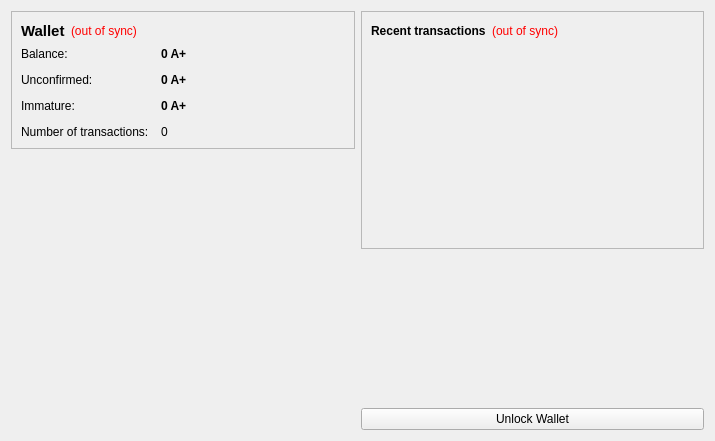
<?xml version="1.0" encoding="UTF-8"?>
<ui version="4.0">
 <class>OverviewPage</class>
 <widget class="QWidget" name="OverviewPage">
  <property name="geometry">
   <rect>
    <x>0</x>
    <y>0</y>
    <width>715</width>
    <height>441</height>
   </rect>
  </property>
  <property name="windowTitle">
   <string>Form</string>
  </property>
  <layout class="QHBoxLayout" name="horizontalLayout" stretch="1,1">
   <item>
    <layout class="QVBoxLayout" name="verticalLayout_2">
     <item>
      <widget class="QFrame" name="frame">
       <property name="frameShape">
        <enum>QFrame::StyledPanel</enum>
       </property>
       <property name="frameShadow">
        <enum>QFrame::Raised</enum>
       </property>
       <layout class="QVBoxLayout" name="verticalLayout_4">
        <item>
         <layout class="QHBoxLayout" name="horizontalLayout_4">
          <item>
           <widget class="QLabel" name="label_5">
            <property name="font">
             <font>
              <pointsize>11</pointsize>
              <weight>75</weight>
              <bold>true</bold>
             </font>
            </property>
            <property name="text">
             <string>Wallet</string>
            </property>
           </widget>
          </item>
          <item>
           <widget class="QLabel" name="labelWalletStatus">
            <property name="toolTip">
             <string>The displayed information may be out of date. Your wallet automatically synchronizes with the AGOLD network after a connection is established, but this process has not completed yet.</string>
            </property>
            <property name="styleSheet">
             <string notr="true">QLabel { color: red; }</string>
            </property>
            <property name="text">
             <string notr="true">(out of sync)</string>
            </property>
            <property name="alignment">
             <set>Qt::AlignLeading|Qt::AlignLeft|Qt::AlignVCenter</set>
            </property>
           </widget>
          </item>
          <item>
           <spacer name="horizontalSpacer_2">
            <property name="orientation">
             <enum>Qt::Horizontal</enum>
            </property>
            <property name="sizeHint" stdset="0">
             <size>
              <width>40</width>
              <height>20</height>
             </size>
            </property>
           </spacer>
          </item>
         </layout>
        </item>
        <item>
         <layout class="QFormLayout" name="formLayout_2">
          <property name="fieldGrowthPolicy">
           <enum>QFormLayout::AllNonFixedFieldsGrow</enum>
          </property>
          <property name="horizontalSpacing">
           <number>12</number>
          </property>
          <property name="verticalSpacing">
           <number>12</number>
          </property>
          <item row="0" column="0">
           <widget class="QLabel" name="label">
            <property name="text">
             <string>Balance:</string>
            </property>
           </widget>
          </item>
          <item row="0" column="1">
           <widget class="QLabel" name="labelBalance">
            <property name="font">
             <font>
              <weight>75</weight>
              <bold>true</bold>
             </font>
            </property>
            <property name="cursor">
             <cursorShape>IBeamCursor</cursorShape>
            </property>
            <property name="toolTip">
             <string>Your current balance</string>
            </property>
            <property name="text">
             <string notr="true">0 A+</string>
            </property>
            <property name="textInteractionFlags">
             <set>Qt::LinksAccessibleByMouse|Qt::TextSelectableByKeyboard|Qt::TextSelectableByMouse</set>
            </property>
           </widget>
          </item>
        
         
          <item row="2" column="0">
           <widget class="QLabel" name="label_3">
            <property name="text">
             <string>Unconfirmed:</string>
            </property>
           </widget>
          </item>
          <item row="2" column="1">
           <widget class="QLabel" name="labelUnconfirmed">
            <property name="font">
             <font>
              <weight>75</weight>
              <bold>true</bold>
             </font>
            </property>
            <property name="cursor">
             <cursorShape>IBeamCursor</cursorShape>
            </property>
            <property name="toolTip">
             <string>Total of transactions that have yet to be confirmed, and do not yet count toward the current balance</string>
            </property>
            <property name="text">
             <string notr="true">0 A+</string>
            </property>
            <property name="textInteractionFlags">
             <set>Qt::LinksAccessibleByMouse|Qt::TextSelectableByKeyboard|Qt::TextSelectableByMouse</set>
            </property>
           </widget>
          </item>
          <item row="3" column="0">
           <widget class="QLabel" name="labelImmatureText">
            <property name="text">
             <string>Immature:</string>
            </property>
           </widget>
          </item>
          <item row="3" column="1">
           <widget class="QLabel" name="labelImmature">
            <property name="font">
             <font>
              <weight>75</weight>
              <bold>true</bold>
             </font>
            </property>
            <property name="toolTip">
             <string>Mined balance that has not yet matured</string>
            </property>
            <property name="text">
             <string notr="true">0 A+</string>
            </property>
            <property name="textInteractionFlags">
             <set>Qt::LinksAccessibleByMouse|Qt::TextSelectableByKeyboard|Qt::TextSelectableByMouse</set>
            </property>
           </widget>
          </item>
          <item row="4" column="0">
           <widget class="QLabel" name="label_2">
            <property name="text">
             <string>Number of transactions:</string>
            </property>
           </widget>
          </item>
          <item row="4" column="1">
           <widget class="QLabel" name="labelNumTransactions">
            <property name="toolTip">
             <string>Total number of transactions in wallet</string>
            </property>
            <property name="text">
             <string notr="true">0</string>
            </property>
           </widget>
          </item>
         </layout>
        </item>
       </layout>
      </widget>
     </item>
     <item>
      <spacer name="verticalSpacer">
       <property name="orientation">
        <enum>Qt::Vertical</enum>
       </property>
       <property name="sizeHint" stdset="0">
        <size>
         <width>20</width>
         <height>40</height>
        </size>
       </property>
      </spacer>
     </item>
	 <item>
      <widget class="QLabel" name="label_6">
       <property name="text">
        <string/>
       </property>
       <property name="pixmap">
        <pixmap resource="../agoldcoin.qrc">:/images/backg</pixmap>
       </property>
       <property name="scaledContents">
        <bool>false</bool>
       </property>
       <property name="alignment">
        <set>Qt::AlignCenter</set>
       </property>
       <property name="margin">
        <number>-2</number>
       </property>
      </widget>
     </item>
    </layout>
   </item>
   <item>
    <layout class="QVBoxLayout" name="verticalLayout_3">
     <item>
      <widget class="QFrame" name="frame_2">
       <property name="frameShape">
        <enum>QFrame::StyledPanel</enum>
       </property>
       <property name="frameShadow">
        <enum>QFrame::Raised</enum>
       </property>
       <layout class="QVBoxLayout" name="verticalLayout">
        <item>
         <layout class="QHBoxLayout" name="horizontalLayout_2">
          <item>
           <widget class="QLabel" name="label_4">
            <property name="text">
             <string>&lt;b&gt;Recent transactions&lt;/b&gt;</string>
            </property>
           </widget>
          </item>
          <item>
           <widget class="QLabel" name="labelTransactionsStatus">
            <property name="toolTip">
             <string>The displayed information may be out of date. Your wallet automatically synchronizes with the AGOLD network after a connection is established, but this process has not completed yet.</string>
            </property>
            <property name="styleSheet">
             <string notr="true">QLabel { color: red; }</string>
            </property>
            <property name="text">
             <string notr="true">(out of sync)</string>
            </property>
            <property name="alignment">
             <set>Qt::AlignRight|Qt::AlignTrailing|Qt::AlignVCenter</set>
            </property>
           </widget>
          </item>
          <item>
           <spacer name="horizontalSpacer">
            <property name="orientation">
             <enum>Qt::Horizontal</enum>
            </property>
            <property name="sizeHint" stdset="0">
             <size>
              <width>40</width>
              <height>20</height>
             </size>
            </property>
           </spacer>
          </item>
         </layout>
        </item>
        <item>
         <widget class="QListView" name="listTransactions">
          <property name="styleSheet">
           <string notr="true">QListView { background: transparent; }</string>
          </property>
          <property name="frameShape">
           <enum>QFrame::NoFrame</enum>
          </property>
          <property name="verticalScrollBarPolicy">
           <enum>Qt::ScrollBarAlwaysOff</enum>
          </property>
          <property name="horizontalScrollBarPolicy">
           <enum>Qt::ScrollBarAlwaysOff</enum>
          </property>
          <property name="selectionMode">
           <enum>QAbstractItemView::NoSelection</enum>
          </property>
         </widget>
        </item>
       </layout>
      </widget>
     </item>
     <item>
      <spacer name="verticalSpacer_2">
       <property name="orientation">
        <enum>Qt::Vertical</enum>
       </property>
       <property name="sizeHint" stdset="0">
        <size>
         <width>20</width>
         <height>40</height>
        </size>
       </property>
      </spacer>
     </item>
     <item>
      <widget class="QPushButton" name="unlockWalletButton">
       <property name="text">
        <string>Unlock Wallet</string>
       </property>
      </widget>
     </item>
    </layout>
   </item>
  </layout>
 </widget>
 <resources>
  <include location="../agoldcoin.qrc"/>
 </resources>
 <connections/>
</ui>
